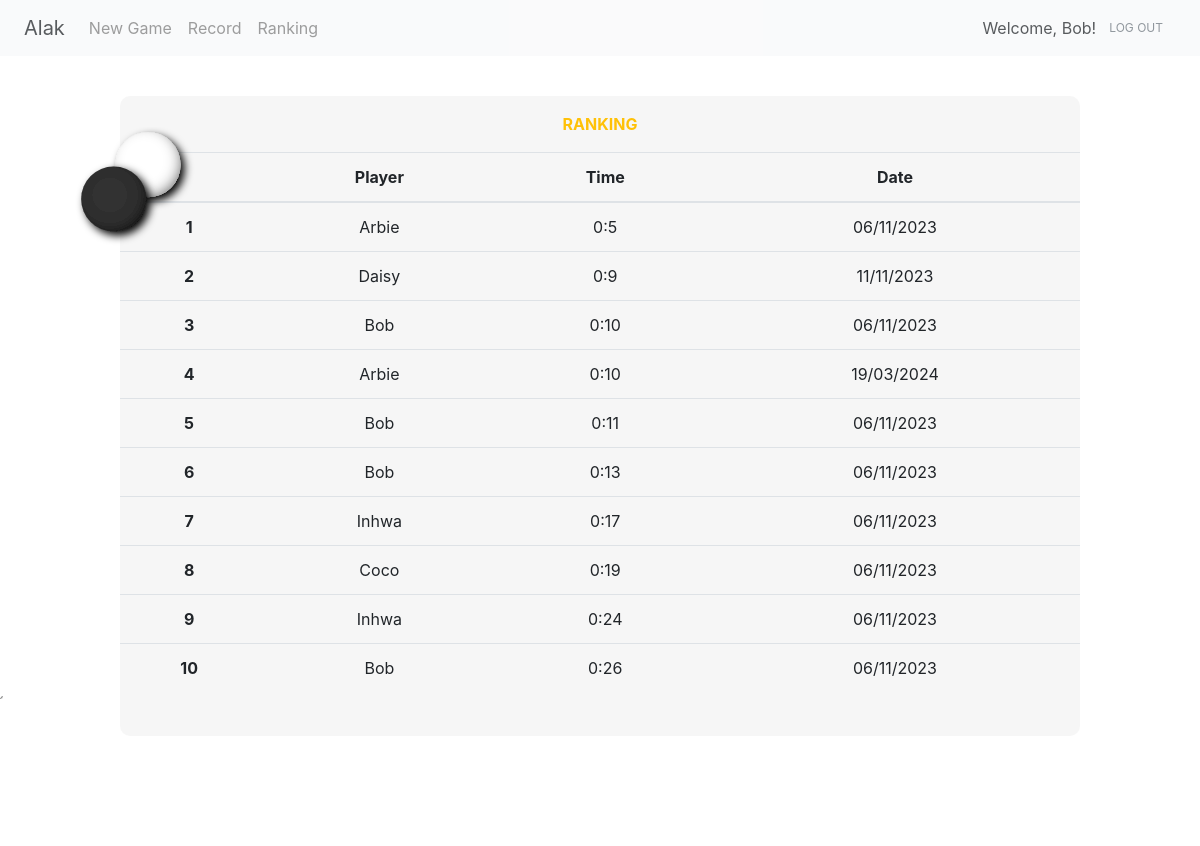
The app's page /ranking (signed in) with its own data.
### project/models.py (models this page shows)
class User(UserMixin, db.Model):
    id = db.Column(db.Integer, primary_key=True) # primary keys are required by SQLAlchemy
    email = db.Column(db.String(100), unique=True)
    password = db.Column(db.String(100))
    name = db.Column(db.String(1000))

class Record(db.Model):
    __tablename__ = 'record'
    id = db.Column(db.Integer(), primary_key=True)
    user_id = db.Column(db.String(50))
    user_name = db.Column(db.String(50))
    time = db.Column(db.String(50))
    second = db.Column(db.Integer())
    result = db.Column(db.String(50))
    date = db.Column(db.String(50))

### project/main.py (the view)
@main.route('/ranking')
def ranking():
    try:
        displayed_name = current_user.name
    except:
        displayed_name = "our guest"
    record = Record.query.filter_by(result="WIN").order_by(Record.second).limit(10).all()
    return render_template('ranking.html', result=record, name=displayed_name)

### project/__init__.py (called while the page is built)
def create_app():
    app = Flask(__name__)
    app.config['SECRET_KEY'] = 'secret-key-goes-here'
    app.config['SQLALCHEMY_DATABASE_URI'] = 'sqlite:///db.sqlite'
    db.init_app(app)
    with app.app_context():
        db.create_all()
    login_manager = LoginManager()
    login_manager.login_view = 'auth.signin'
    login_manager.init_app(app)
    from .models import User
    @login_manager.user_loader
    def load_user(user_id):
        return User.query.get(int(user_id))
    from .auth import auth as auth_blueprint
    app.register_blueprint(auth_blueprint)
    from .main import main as main_blueprint
    app.register_blueprint(main_blueprint)
    return app

### project/templates/ranking.html (shortened to what this page needs)
{% extends 'base.html' %}
{% block content %}
    <svg id="svg" style="position: absolute; z-index: 1; top: 15%; left: 3%;" viewBox="-2.2 -2.2 7 7" xmlns="http://www.w3.org/2000/svg" width="200" height="120">
        <use href="#piece-white" x="2" y="0"/>
        <use href="#piece-black" x="0" y="2"/>
    </svg>
    <div style="position: relative; top: 5%; overflow-x: auto;" class="square rounded-9 big-square text-center">
        <p class="text-warning text-uppercase font-weight-bold pt-3">RANKING</p>
        <table class="table">
          <thead>
            <tr>
              <th scope="col"></th>
              <th scope="col">Player</th>
              <th scope="col">Time</th>
              <th scope="col">Date</th>
            </tr>
          </thead>
          <tbody style="overflow: auto; height: 100px;">
            {% for i in range(result | length) %}
            <tr>
              <th scope="row">{{ i + 1}}</th>
              <td> {{ result[i].user_name }} </td>
              <td> {{ result[i].time }} </td>
              <td> {{ result[i].date }} </td>
            </tr>
            {% endfor %}
          </tbody>
        </table>
    </div>
{% endblock %}

### project/templates/base.html (shortened to what this page needs)
<!doctype html>
<html lang="en" style="height: 100%;">
  <head>
    <link rel="stylesheet" href="https://stackpath.bootstrapcdn.com/bootstrap/4.3.1/css/bootstrap.min.css">
    <link rel="stylesheet" href="{{ url_for('static', filename= 'css/style.css') }}">
  </head>
  <body style="background-image: url('static/background.jpg'); background-size: cover; height: 100%;">
    <nav class="navbar navbar-expand-md navbar-light bg-light" style="opacity: 0.75;">
      <a class="navbar-brand ml-sm-2">Alak</a>
      <div class="collapse navbar-collapse" id="navbarNavAltMarkup">
        <div class="navbar-nav">
          {% if current_user.is_authenticated %}
            <a class="nav-item nav-link" href="{{ url_for('main.game')}}">New Game</a>
            <a class="nav-item nav-link" href="{{ url_for('main.record')}}">Record</a>
          {% endif %}
          <a class="nav-item nav-link" href="{{ url_for('main.ranking')}}">Ranking</a>
        </div>
      </div>
      {% if current_user.is_authenticated %}
        <a class="btn-outline-warning">Welcome, {{ name }}!</a>
        <a class="btn text-secondary mr-sm-2" style="font-size: 12px;" href="{{ url_for('auth.logout') }}" >LOG OUT</a>
      {% endif %}
    </nav>
    {% block content %} {% endblock %}
  </body>
</html>

### project/static/css/style.css (style rules this page uses)
.big-square { background-color: rgba(245, 245, 245, .85); height: 80%; width: 80%; margin-left: auto; margin-right: auto; display: block; border-radius: 10px; }

### records on screen
User: name "Bob"
Record: user_name "Arbie", time "0:5", date "06/11/2023"
Record: user_name "Daisy", time "0:9", date "11/11/2023"
Record: user_name "Bob", time "0:10", date "06/11/2023"
Record: user_name "Arbie", time "0:10", date "19/03/2024"
Record: user_name "Bob", time "0:11", date "06/11/2023"
Record: user_name "Bob", time "0:13", date "06/11/2023"
Record: user_name "Inhwa", time "0:17", date "06/11/2023"
Record: user_name "Coco", time "0:19", date "06/11/2023"
Record: user_name "Inhwa", time "0:24", date "06/11/2023"
Record: user_name "Bob", time "0:26", date "06/11/2023"

### other values on screen
{{ i + 1 }} "1" "2" "3" "4" "5" "6" "7" "8" "9" "10"
